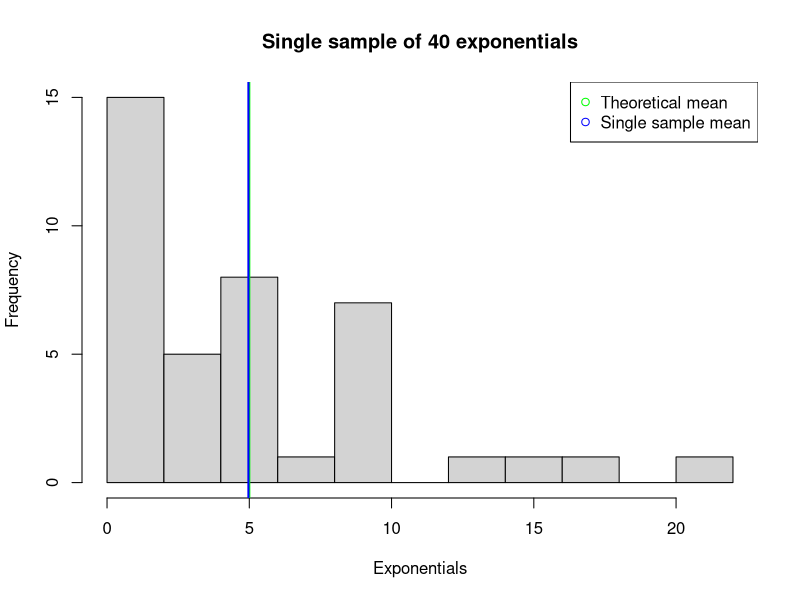
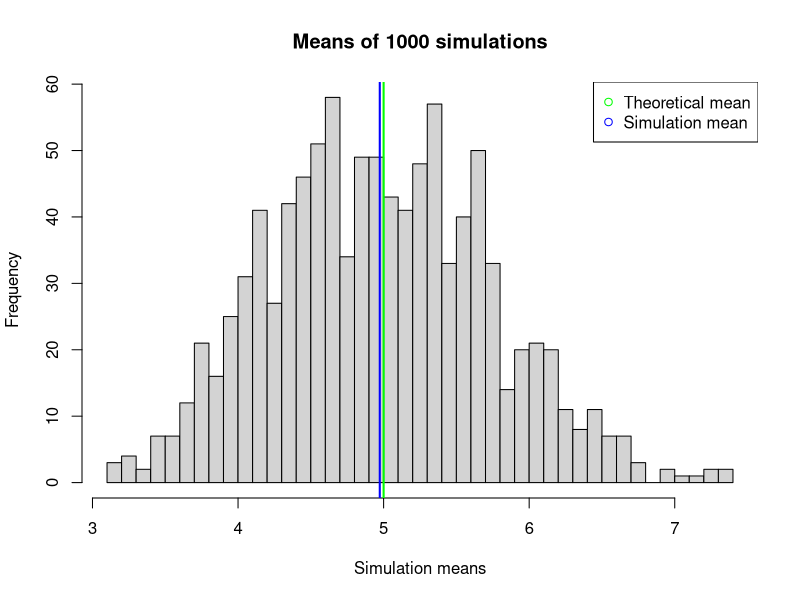

Recreate these plots in R, in order.
## ---- chunk 1
# Set the seed
set.seed(1234)

# Packages
library(knitr)

## ---- chunk 2
# Theoretical mean:
theoreticalmean <- 1/0.2
## ---- chunk 3
# Theoretical standard deviation:
theoreticalsd <- 1/0.2

# The theoretical variance:
theoreticalsd^2
## ---- chunk 4
# Create a vector with 40 random exponentials
single_exp <- rexp(40, 0.2) #0.2 = lambda

# Mean of the exponentials
(single_exp_mean <- mean(single_exp))

# Variance of the exponentials to the mean
(single_exp_var <- var(single_exp))

# Standard deviation for the single sample
# Variance of the exponentials to the mean
(single_exp_sd <- sd(single_exp))

## ---- chunk 5
# Run 1000 simulations of a vector of 40 random exponentials and store the mean
sim_exp_means = NULL

for (i in 1 : 1000) sim_exp_means = c(sim_exp_means, mean(rexp(40, 0.2)))

# Mean of the means from the 1000 exponential simulations
(mean_of_sim_exp_means <- mean(sim_exp_means))

## ---- chunk 6
hist(single_exp, xlab="Exponentials", main=NULL, breaks=10)
abline(v = theoreticalmean, lwd = 2, col="green")
abline(v = single_exp_mean, lwd = 2, col="blue")
legend("topright", pch=1, col=c("green", "blue"), legend=c("Theoretical mean", "Single sample mean"))
title("Single sample of 40 exponentials")
## ---- chunk 7

hist(sim_exp_means, xlab="Simulation means", main=NULL, breaks=40)
abline(v = theoreticalmean, lwd = 2, col="green")
abline(v = mean_of_sim_exp_means, lwd = 2, col="blue")
legend("topright", pch=1, col=c("green", "blue"), legend=c("Theoretical mean", "Simulation mean"))
title("Means of 1000 simulations")
## ---- chunk 8
#Theoretical mean
theoreticalmean

#Simulation mean
mean_of_sim_exp_means
